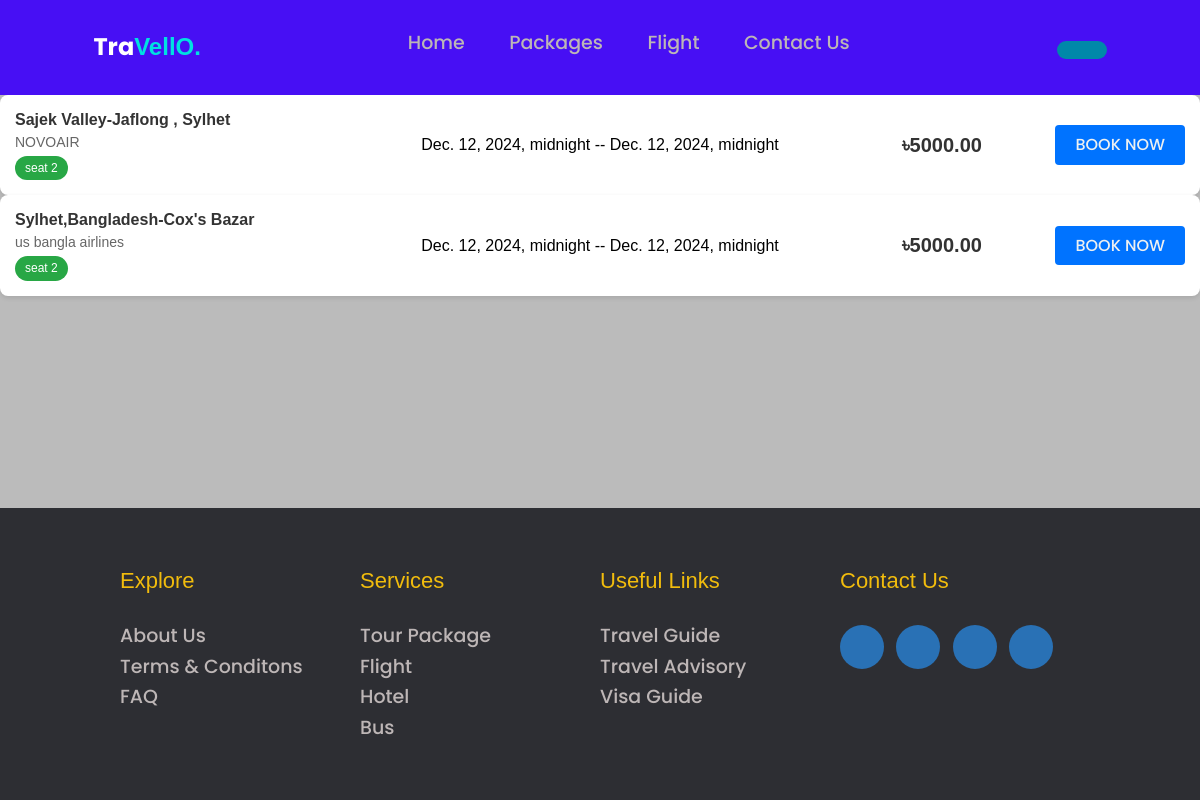
The app's page /flights/ with its own data.
### Tour/models.py (models this page shows, shortened)
class Flight(models.Model):
    customer = models.ForeignKey(User , on_delete=models.CASCADE)
    provider_name = models.CharField(max_length=100)
    departure_time = models.DateTimeField()
    arrival_time = models.DateTimeField()
    price = models.DecimalField(max_digits=10,decimal_places=2)
    flight_number = models.CharField(max_length=20,unique=True)
    departure_airport = models.ForeignKey(Destination, on_delete=models.CASCADE,related_name='departure_flight_set')
    arrival_airport = models.ForeignKey(Destination, on_delete=models.CASCADE,related_name='arrival_flight_set')
    seat_capacity = models.PositiveIntegerField()

class Destination(models.Model):
    name = models.CharField(max_length=100)
    def __str__(self):
        return self.name

### Tour/views.py (the view)
# urls.py: path('flights/',t_views.flights, name = "flights"),
def flights(request):
    flight= Flight.objects.all()
    context = {
        'flight': flight,
    }
    return render (request,template_name='tour/flights.html',context = context)

### template/tour/flights.html (shortened to what this page needs)
<!DOCTYPE html>
<html lang="en">
<head>
    {% load static %}
</head>
<body>
    <header>
        <a href="#" class="logo">Tra<span>VellO.</span></a>
        <nav>
            <ul class="nav__links">
                <li><a href="{% url 'home' %}">Home</a></li>
                <li><a href="{% url 'packages' %}">Packages</a></li>
                <li><a href="{% url 'flights' %}">Flight</a></li>
                <li><a href="#">Contact Us</a></li>
            </ul>
        </nav>
        <a href="{% url 'profile'%}" class="cta"><button>{{user.username}}</button></a>
    </header>
    {% for i in flight %}
    <div class="container flight-cards">
        <div class="flight-card">
            <div class="details">
                <div class="route">{{i.departure_airport}}-{{i.arrival_airport}}</div>
                <div class="timing">{{i.provider_name}}</div>
                <div><span class="badge">seat {{i.seat_capacity}}</span></div>
            </div>
            <div><span>{{i.departure_time}} -- {{i.arrival_time}}</span></div>
            <div class="price">
                <span>৳{{i.price}}</span>
            </div>
            <div class="action">
                <button><a href="{% url 'flight_details' i.id %}">BOOK NOW</a></button>
            </div>
        </div>
    </div>
    {% endfor %}
    <footer>
        <div class="footer-col">
            <h4>Explore</h4>
            <ul>
                <li><a href="#">About Us</a></li>
                <li><a href="#">Terms & Conditons</a></li>
                <li><a href="#">FAQ</a></li>
            </ul>
        </div>
        <div class="footer-col">
            <h4>Services</h4>
            <ul>
                <li><a href="#"> Tour Package</a></li>
                <li><a href="#">Flight</a></li>
                <li><a href="#">Hotel</a></li>
                <li><a href="#">Bus</a></li>
            </ul>
        </div>
        <div class="footer-col">
            <h4>Useful Links</h4>
            <ul>
                <li><a href="#">Travel Guide</a></li>
                <li><a href="#">Travel Advisory</a></li>
                <li><a href="#">Visa Guide</a></li>
            </ul>
        </div>
        <div class="footer-col">
            <h4>Contact Us</h4>
            <div class="links">
                <a href="#"></a>
                <a href="#"></a>
                <a href="#"></a>
                <a href="#"></a>
            </div>
        </div>
    </footer>
</body>
</html>

### template/tour/flights.html (style rules this page uses)
body { background: #e0e5ec; min-height: 100vh; }
.logo { font-size: 24px; font-weight: bold; color: white; }
.logo span { color: rgb(0, 225, 225); }
li, a, button { font-family: "Poppins", serif; font-weight: 500; font-size: 16px; color: #edf0f1; text-decoration: none; }
header { display: flex; position: relative; top: 0; width: 100%; justify-content: space-around; align-items: center; padding: 2em 0 2em 0; min-height: 0vh; background: #470FF4; }
.nav__links { list-style: none; }
.nav__links li { display: inline-block; padding: 0px 20px; }
.nav__links li a { transition: all 0.3s ease 0s; }
button { padding: 9px 25px; background-color: rgba(0, 136, 169, 1); border: none; border-radius: 50px; cursor: pointer; transition: all 0.3s ease 0s; }
.flight-card { display: flex; justify-content: space-between; align-items: center; background-color: #fff; padding: 15px; border-radius: 8px; box-shadow: 0 2px 5px rgba(0, 0, 0, 0.1); }
.flight-card .details { flex: 2; display: flex; flex-direction: column; gap: 5px; }
.flight-card .details .route { font-size: 16px; font-weight: 600; color: #333; }
.flight-card .details .timing { font-size: 14px; color: #666; }
.flight-card .details .badge { font-size: 12px; color: #fff; background-color: #28a745; padding: 5px 10px; border-radius: 50px; display: inline-block; }
.flight-card .price { flex: 1; text-align: right; font-size: 20px; font-weight: 600; color: #333; }
.flight-card .action { flex: 1; text-align: right; }
.flight-card .action button { padding: 10px 20px; background-color: #0073ff; color: #fff; border: none; border-radius: 4px; cursor: pointer; font-size: 14px; font-weight: 500; }
* { margin: 0; padding: 0; box-sizing: border-box; font-family: sans-serif; line-height: 1.2; }
body { display: flex; flex-direction: column; height: 100vh; background-color: #bbbbbb; }
footer { display: flex; flex-wrap: wrap; margin-top: auto; background-color: #2d2e33; padding: 60px 10%; }
ul { list-style: none; }
.footer-col { width: 25%; }
.footer-col h4 { position: relative; margin-bottom: 30px; font-weight: 400; font-size: 22px; color: #f1bc0d; }
.footer-col h4::before { content: ''; position: absolute; left: 0; bottom: -6px; height: 2px; width: 40px; }
ul li:not(:last-child) { margin-bottom: 8px; }
ul li a { display: block; font-size: 19px; text-transform: capitalize; color: #bdb6b6; text-decoration: none; transition: 0.4s; }
.links a { display: inline-block; height: 44px; width: 44px; color: white; background-color: rgba(40, 130, 214, 0.8); margin: 0 8px 8px 0; text-align: center; line-height: 44px; border-radius: 50%; transition: 0.4s; }

### records on screen
Flight: departure_airport "Sajek Valley", arrival_airport "Jaflong , Sylhet", provider_name "NOVOAIR", seat_capacity "2", departure_time "Dec. 12, 2024, midnight", arrival_time "Dec. 12, 2024, midnight", price "5000.00"
Flight: departure_airport "Sylhet,Bangladesh", arrival_airport "Cox's Bazar", provider_name "us bangla airlines", seat_capacity "2", departure_time "Dec. 12, 2024, midnight", arrival_time "Dec. 12, 2024, midnight", price "5000.00"
